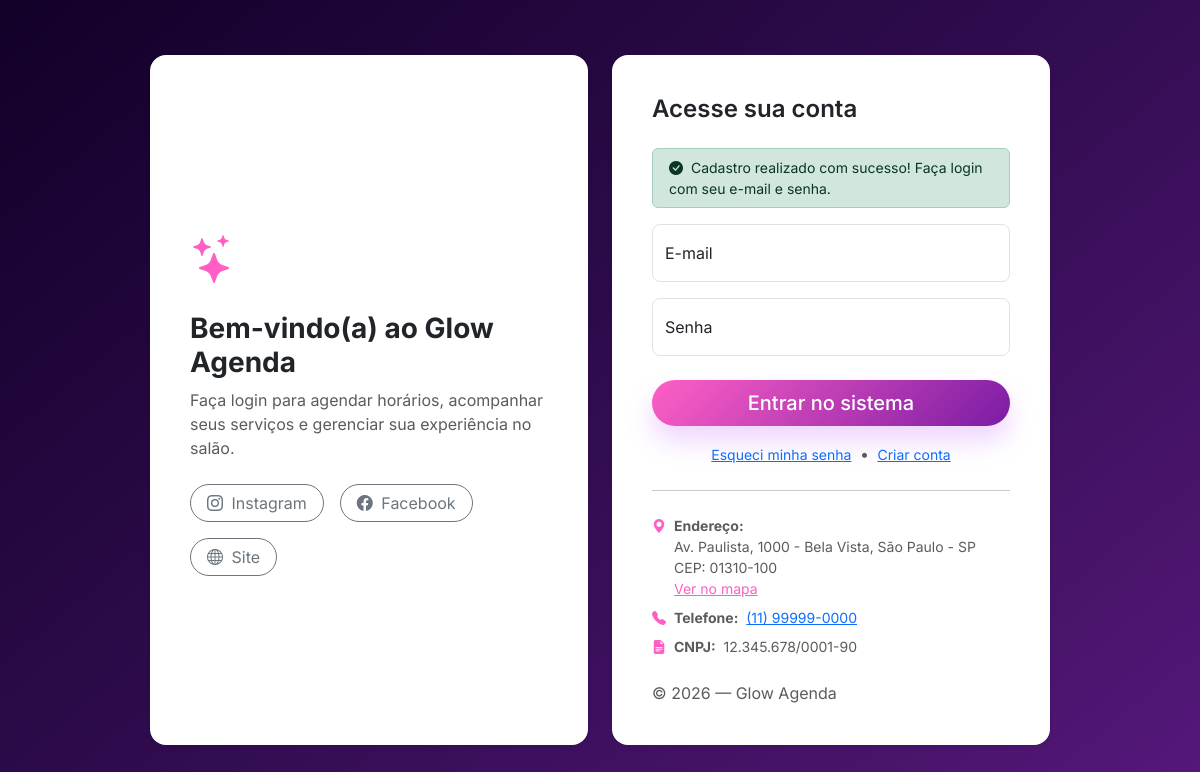
Page /login (signed in) on the committed database.
### tables this page shows
CREATE TABLE estabelecimento (
    id               TINYINT PRIMARY KEY DEFAULT 1,
    nome             VARCHAR(120),
    nome_fantasia    VARCHAR(120),
    cnpj             VARCHAR(18),
    telefone         VARCHAR(20),
    email            VARCHAR(120),
    endereco         TEXT,
    cep              VARCHAR(9),
    localizacao_url  VARCHAR(255),
    instagram        VARCHAR(120),
    facebook         VARCHAR(120),
    site             VARCHAR(120),
    logo             VARCHAR(255),
    updated_at       TIMESTAMP DEFAULT CURRENT_TIMESTAMP ON UPDATE CURRENT_TIMESTAMP
);

### Controllers/AuthController.php (called while the page is built, shortened)
<?php
require_once("Models/Database.php");
require_once("Config/Helpers.php");
require_once("Models/EstabelecimentoModel.php");
class AuthController
{
    private EstabelecimentoModel $estabelecimentoModel;
    public function __construct()
    {
        $this->estabelecimentoModel = new EstabelecimentoModel();
    }
    public function login(): void
    {
        $sucesso = $_SESSION['login_sucesso'] ?? '';
        $estabelecimento = $this->estabelecimentoModel->obter();
        include("Views/auth/login.php");
    }
}

### Config/Helpers.php (called while the page is built, shortened)
<?php
function base_url($path = '') {
    $protocol = (!empty($_SERVER['HTTPS']) && $_SERVER['HTTPS'] !== 'off') ? "https" : "http";
    $host = $_SERVER['HTTP_HOST'];
    $scriptName = dirname($_SERVER['SCRIPT_NAME']);
    $url = rtrim($protocol . "://" . $host . $scriptName, '/');
    return $url . '/' . ltrim($path, '/');
}
?>

### Models/Database.php (called while the page is built, shortened)
<?php
class Database{
 protected PDO $connection;
  private function setConnection(){
    try{
      $this->connection = new PDO(
        'mysql:host='.self::HOST.';dbname='.self::NAME.';port='.self::PORT.';charset=utf8mb4',
        self::USER,
        self::PASS,
        [
          PDO::ATTR_ERRMODE            => PDO::ERRMODE_EXCEPTION,
          PDO::ATTR_DEFAULT_FETCH_MODE => PDO::FETCH_ASSOC,
          PDO::MYSQL_ATTR_INIT_COMMAND => "SET NAMES utf8mb4 COLLATE utf8mb4_unicode_ci",
        ]
      );
    }catch(PDOException $e){
      error_log('[DB] connection error: ' . $e->getMessage());
      throw $e;
    }
  }
  public function execute($query,$params = []){
    try{
      $statement = $this->connection->prepare($query);
      $statement->execute($params);
      return $statement;
    }catch(PDOException $e){
      throw $e;
    }
  }
}

### Models/EstabelecimentoModel.php (called while the page is built, shortened)
<?php
class EstabelecimentoModel extends Database
{
    public function obter(): ?array
    {
        $stmt = $this->execute(
            "SELECT id, nome, nome_fantasia, cnpj, telefone, email, endereco, cep, localizacao_url, instagram, facebook, site, logo
             FROM estabelecimento
             ORDER BY id ASC
             LIMIT 1"
        );
        $dados = $stmt->fetch(\PDO::FETCH_ASSOC);
        return $dados ?: null;
    }
}

### Views/auth/login.php (the view, shortened to what this page needs)
<!DOCTYPE html>
<html lang="pt-BR">
<head>
    <?php
        $dadosEstabelecimento = $estabelecimento ?? [];
        $nomeSalao = $dadosEstabelecimento['nome_fantasia'] ?? $dadosEstabelecimento['nome'] ?? 'Glow Agenda';
        $telefoneSalao = $dadosEstabelecimento['telefone'] ?? '';
        $enderecoSalao = $dadosEstabelecimento['endereco'] ?? '';
        $cepSalao = $dadosEstabelecimento['cep'] ?? '';
        $cnpjSalao = $dadosEstabelecimento['cnpj'] ?? '';
        $instagramSalao = $dadosEstabelecimento['instagram'] ?? '';
        $facebookSalao = $dadosEstabelecimento['facebook'] ?? '';
        $siteSalao = $dadosEstabelecimento['site'] ?? '';
        $mapsSalao = $dadosEstabelecimento['localizacao_url'] ?? '';
    ?>
    <link href="https://cdn.jsdelivr.net/npm/bootstrap@5.3.3/dist/css/bootstrap.min.css" rel="stylesheet">
    <link rel="stylesheet" href="https://cdn.jsdelivr.net/npm/bootstrap-icons@1.11.3/font/bootstrap-icons.min.css">
    <link rel="stylesheet" type="text/css" href="<?php echo base_url('public/assets/css/style.css'); ?>">
</head>
<body class="bg-light d-flex align-items-center py-4" style="min-height: 100vh;">
    <main class="w-100 m-auto" style="max-width: 900px;">
        <div class="row g-4 align-items-stretch">
            <div class="col-12 col-lg-6">
                <div class="card shadow-sm border-0 p-4 rounded-4 h-100">
                    <div class="card-body d-flex flex-column justify-content-center text-center text-lg-start">
                        <?php if (!empty($dadosEstabelecimento['logo'])): ?>
                            <div class="mb-4 text-center">
                                <img src="<?php echo base_url($dadosEstabelecimento['logo']); ?>" alt="Foto do estabelecimento" class="img-fluid rounded-4 shadow-sm" style="max-height: 220px; object-fit: cover;">
                            </div>
                        <?php else: ?>
                            <i class="bi bi-stars text-primary mb-3" style="font-size: 3rem;"></i>
                        <?php endif; ?>
                        <h1 class="h3 mb-2 fw-bold">Bem-vindo(a) ao <?php echo htmlspecialchars($nomeSalao); ?></h1>
                        <p class="text-muted mb-4">Faça login para agendar horários, acompanhar seus serviços e gerenciar sua experiência no salão.</p>
                        <div class="d-flex gap-3 justify-content-center justify-content-lg-start flex-wrap">
                            <?php if ($instagramSalao): ?>
                                <a class="btn btn-outline-secondary rounded-pill px-3" href="<?php echo htmlspecialchars($instagramSalao); ?>" target="_blank" rel="noopener noreferrer">
                                    <i class="bi bi-instagram me-1"></i> Instagram
                                </a>
                            <?php endif; ?>
                            <?php if ($facebookSalao): ?>
                                <a class="btn btn-outline-secondary rounded-pill px-3" href="<?php echo htmlspecialchars($facebookSalao); ?>" target="_blank" rel="noopener noreferrer">
                                    <i class="bi bi-facebook me-1"></i> Facebook
                                </a>
                            <?php endif; ?>
                            <?php if ($siteSalao): ?>
                                <a class="btn btn-outline-secondary rounded-pill px-3" href="<?php echo htmlspecialchars($siteSalao); ?>" target="_blank" rel="noopener noreferrer">
                                    <i class="bi bi-globe me-1"></i> Site
                                </a>
                            <?php endif; ?>
                        </div>
                    </div>
                </div>
            </div>
            <div class="col-12 col-lg-6">
                <div class="card shadow-sm border-0 p-4 rounded-4 h-100">
                    <div class="card-body">
                        <h2 class="h4 fw-semibold mb-4 text-center text-lg-start">Acesse sua conta</h2>
                        <form action="<?php echo base_url('auth/authenticate'); ?>" method="POST">
                    <?php if (!empty($sucesso)): ?>
                        <div class="alert alert-success py-2 small mb-3">
                            <i class="bi bi-check-circle-fill me-1"></i>
                            <?php echo htmlspecialchars($sucesso); ?>
                        </div>
                    <?php endif; ?>
                    <div class="form-floating mb-3 text-start">
                        <input type="email" class="form-control rounded-3" id="floatingInput" name="email"
                               placeholder="nome@exemplo.com" required autofocus>
                        <label for="floatingInput">E-mail</label>
                    </div>
                    <div class="form-floating mb-4 text-start">
                        <input type="password" class="form-control rounded-3" id="floatingPassword" name="senha"
                               placeholder="Senha" required>
                        <label for="floatingPassword">Senha</label>
                    </div>
                            <button class="w-100 btn btn-lg btn-primary rounded-pill fw-medium" type="submit">Entrar no sistema</button>
                            <div class="mt-3 text-center">
                                <a href="<?php echo base_url('forgot-password'); ?>" class="small">Esqueci minha senha</a>
                                <span class="text-muted mx-1">•</span>
                                <a href="<?php echo base_url('cadastro'); ?>" class="small">Criar conta</a>
                            </div>
                        </form>
                        <hr class="my-4">
                        <div class="small text-muted">
                            <div class="d-flex align-items-start mb-2">
                                <i class="bi bi-geo-alt-fill text-primary me-2"></i>
                                <div>
                                    <strong>Endereço:</strong><br>
                                    <?php echo htmlspecialchars($enderecoSalao); ?>
                                    <?php if ($cepSalao): ?>
                                        <br><span>CEP: <?php echo htmlspecialchars($cepSalao); ?></span>
                                    <?php endif; ?>
                                    <?php if ($mapsSalao): ?>
                                        <br><a class="link-primary" href="<?php echo htmlspecialchars($mapsSalao); ?>" target="_blank" rel="noopener noreferrer">Ver no mapa</a>
                                    <?php endif; ?>
                                </div>
                            </div>
                            <div class="d-flex align-items-center mb-2">
                                <i class="bi bi-telephone-fill text-primary me-2"></i>
                                <div>
                                    <strong>Telefone:</strong>
                                    <?php if ($telefoneSalao): ?>
                                        <a class="ms-1" href="tel:<?php echo preg_replace('/\D+/', '', $telefoneSalao); ?>">
                                            <?php echo htmlspecialchars($telefoneSalao); ?>
                                        </a>
                                    <?php else: ?>
                                        <span class="ms-1">(informação não disponível)</span>
                                    <?php endif; ?>
                                </div>
                            </div>
                            <?php if ($cnpjSalao): ?>
                                <div class="d-flex align-items-center">
                                    <i class="bi bi-file-earmark-text-fill text-primary me-2"></i>
                                    <div>
                                        <strong>CNPJ:</strong>
                                        <span class="ms-1"><?php echo htmlspecialchars($cnpjSalao); ?></span>
                                    </div>
                                </div>
                            <?php endif; ?>
                        </div>
                        <p class="mt-4 mb-0 text-muted text-center text-lg-start">&copy; <?php echo date('Y'); ?> — <?php echo htmlspecialchars($nomeSalao); ?></p>
                    </div>
                </div>
            </div>
        </div>
    </main>
</body>
</html>

### public/assets/css/style.css (style rules this page uses)
body { font-family: 'Inter', sans-serif; background: linear-gradient(140deg, #120028 0%, #2d0b4b 45%, #55187a 100%); color: rgba(33, 37, 41, 0.85); min-height: 100vh; }
:root { --color-deep-100: #0f0024; --color-deep-200: #1a0638; --color-deep-300: #2d0b4b; --color-accent-400: #55187a; --color-accent-500: #7a1ca4; --color-pink-500: #ff5fc5; --color-pink-400: #ff79d3; --color-pink-200: #ffd5f2; --color-neutral-50: #fdf7ff; --bs-primary: #ff5fc5; --bs-primary-rgb: 255, 95, 197; --bs-secondary: #8a6ad1; }
.text-primary { color: var(--bs-primary) !important; }
.btn-primary { background: linear-gradient(135deg, var(--color-pink-500) 0%, var(--color-accent-500) 100%); border: none; color: #fff; box-shadow: 0 0.9rem 1.6rem rgba(193, 88, 255, 0.25); }
.card { border: none; transition: transform 0.2s ease-in-out, box-shadow 0.2s ease-in-out; border-radius: 1rem; }
.form-control, .form-select { border-radius: 0.5rem; padding: 0.6rem 1rem; }

### rows in the picture
estabelecimento: nome_fantasia "Glow Agenda", endereco "Av. Paulista, 1000 - Bela Vista, São Paulo - SP", cep "01310-100", telefone "(11) 99999-0000", cnpj "12.345.678/0001-90"

### other values in the picture
$sucesso "Cadastro realizado com sucesso! Faça login com seu e-mail e senha."
